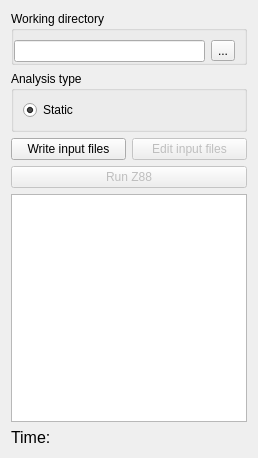
<?xml version="1.0" encoding="UTF-8"?>
<ui version="4.0">
 <class>MechanicalMaterial</class>
 <widget class="QWidget" name="MechanicalMaterial">
  <property name="geometry">
   <rect>
    <x>0</x>
    <y>0</y>
    <width>258</width>
    <height>458</height>
   </rect>
  </property>
  <property name="windowTitle">
   <string>Mechanical analysis</string>
  </property>
  <layout class="QVBoxLayout" name="verticalLayout">
   <item>
    <widget class="QGroupBox" name="gb_working_dir">
     <property name="title">
      <string>Working directory</string>
     </property>
     <layout class="QHBoxLayout" name="horizontalLayout_4">
      <property name="leftMargin">
       <number>0</number>
      </property>
      <property name="bottomMargin">
       <number>0</number>
      </property>
      <item>
       <widget class="QLineEdit" name="le_working_dir">
        <property name="enabled">
         <bool>true</bool>
        </property>
        <property name="readOnly">
         <bool>true</bool>
        </property>
       </widget>
      </item>
      <item>
       <widget class="QToolButton" name="tb_choose_working_dir">
        <property name="enabled">
         <bool>true</bool>
        </property>
        <property name="text">
         <string>...</string>
        </property>
       </widget>
      </item>
     </layout>
    </widget>
   </item>
   <item>
    <widget class="QGroupBox" name="gb_analysis_type">
     <property name="title">
      <string>Analysis type</string>
     </property>
     <layout class="QHBoxLayout" name="horizontalLayout">
      <property name="leftMargin">
       <number>9</number>
      </property>
      <property name="bottomMargin">
       <number>9</number>
      </property>
      <item>
       <widget class="Gui::PrefRadioButton" name="rb_static_analysis">
        <property name="text">
         <string>Static</string>
        </property>
        <property name="checked">
         <bool>true</bool>
        </property>
       </widget>
      </item>
     </layout>
    </widget>
   </item>
   <item>
    <layout class="QGridLayout" name="gl_actions">
     <item row="0" column="0">
      <widget class="QPushButton" name="pb_write_inp">
       <property name="text">
        <string>Write input files</string>
       </property>
      </widget>
     </item>
     <item row="0" column="1">
      <widget class="QPushButton" name="pb_edit_inp">
       <property name="enabled">
        <bool>false</bool>
       </property>
       <property name="text">
        <string>Edit input files</string>
       </property>
      </widget>
     </item>
     <item row="1" column="0" colspan="2">
      <widget class="QPushButton" name="pb_run_z88">
       <property name="enabled">
        <bool>false</bool>
       </property>
       <property name="text">
        <string>Run Z88</string>
       </property>
      </widget>
     </item>
    </layout>
   </item>
   <item>
    <widget class="QTextEdit" name="textEdit_Output">
     <property name="lineWrapMode">
      <enum>QTextEdit::NoWrap</enum>
     </property>
    </widget>
   </item>
   <item>
    <widget class="QLabel" name="l_time">
     <property name="font">
      <font>
       <pointsize>12</pointsize>
      </font>
     </property>
     <property name="text">
      <string>Time:</string>
     </property>
    </widget>
   </item>
  </layout>
 </widget>
 <customwidgets>
  <customwidget>
   <class>Gui::PrefRadioButton</class>
   <extends>QRadioButton</extends>
   <header>Gui/PrefWidgets.h</header>
  </customwidget>
 </customwidgets>
 <resources/>
 <connections/>
</ui>
